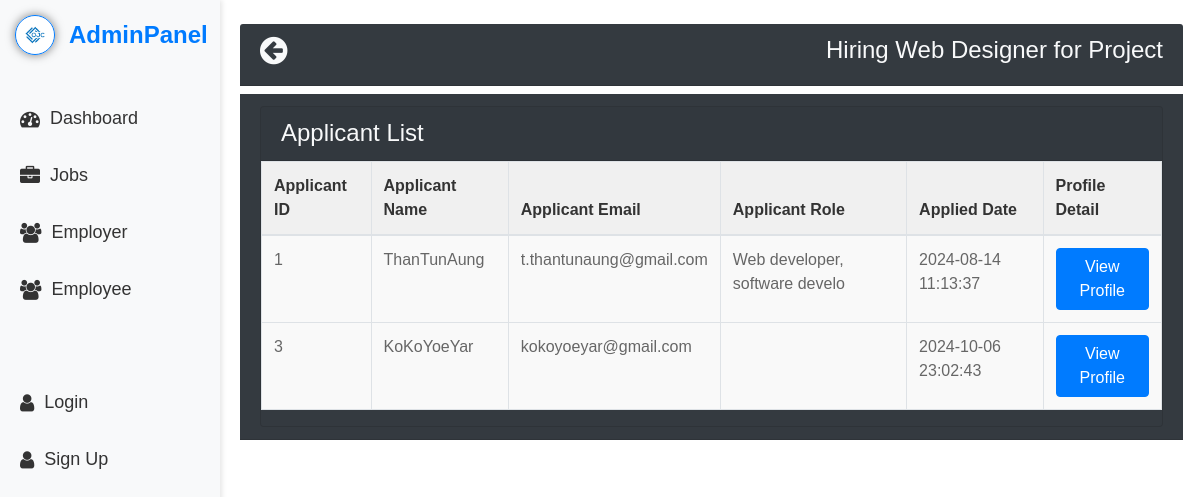
Before: /admins/applied_applicants.php?id=1&title=Hiring+Web+Designer+for+Project with the older database file.
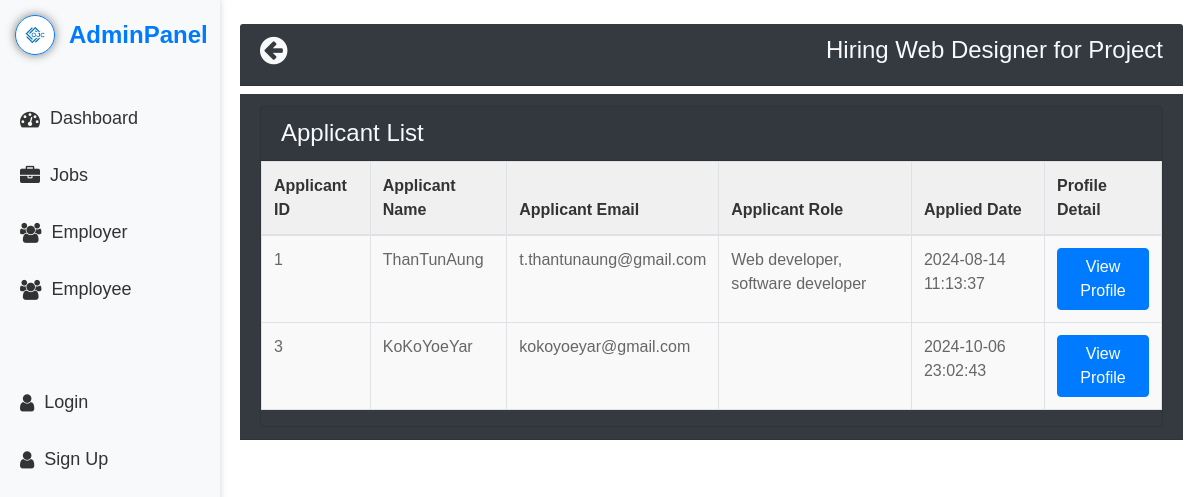
After: the same page with the newer database file.
### tables this page shows
CREATE TABLE `applied_jobs` (
  `id` int(11) NOT NULL,
  `employee_id` bigint(20) UNSIGNED NOT NULL,
  `job_id` int(11) NOT NULL,
  `application_date` datetime NOT NULL,
  `status` enum('applied','interviewing','offer','rejected','withdrawn') NOT NULL,
  `interview_date` datetime DEFAULT NULL,
  `interviewer` varchar(50) DEFAULT NULL,
  `notes` text DEFAULT NULL
);

CREATE TABLE `employees` (
  `id` bigint(20) UNSIGNED NOT NULL,
  `username` varchar(50) NOT NULL,
  `email` varchar(100) NOT NULL,
  `password` varchar(255) NOT NULL,
  `role` varchar(50) DEFAULT NULL,
  `phone` varchar(20) DEFAULT NULL,
  `address` varchar(100) DEFAULT NULL,
  `description` text DEFAULT NULL,
  `image` varchar(255) DEFAULT NULL,
  `created_at` timestamp NOT NULL DEFAULT current_timestamp()
);

### admins/applied_applicants.php (the view, shortened to what this page needs)
<?php
$db = new Database();
$conn = $db->getConnection();
$job_id = isset($_GET['id']) ? $_GET['id'] : null;
$job_title = isset($_GET['title']) ? $_GET['title'] : null;
$applied_query = "SELECT aj.application_date, j.id, j.job_title, ee.id as employee_id, ee.username as employee_name , ee.email as employee_email, ee.role as employee_role
    FROM applied_jobs aj
    JOIN jobs j ON aj.job_id = j.id
    JOIN employees ee ON ee.id = aj.employee_id
    JOIN employers e ON j.employer_id = e.id
    WHERE j.id = '$job_id'";
$applied_result = mysqli_query($conn, $applied_query);
$applied_data = array();
while ($row = mysqli_fetch_assoc($applied_result)) {
    $applied_data[] = $row;
}
?>
<?php include '../components/head_admin.php'; ?>
<body>
<?php include '../navbars/nav__admin.php'; ?>
<div class="content">
    <div class="container-fluid mt-4">
        <div class="row">
            <div class="col-md-12">
                <div class="d-flex justify-content-between align-items-center card-header bg-dark">
                    <h4>
                        <a href="jobs.php" class="text-light">
                        <i class="fa fa-arrow-circle-left fa-lg"></i>
                        </a>
                    </h4>
                    <h4 class="text-light">
                        <a href="detail_job.php?id=<?= $job_id ?>" class="job-listing-link">
                            <?= $job_title ?>
                        </a>
                    </h4>
                </div>
                <div class="d-flex justify-content-between align-items-center card-header bg-dark mt-2">
                    <section class="card bg-dark">
                    <h4 class="card-header text-light">Applicant List</h4>
                    <table id="" class="table table-bordered" style="width:100%">
                    <thead>
                        <tr>
                            <th>Applicant ID</th>
                            <th>Applicant Name</th>
                            <th>Applicant Email</th>
                            <th>Applicant Role</th>
                            <th>Applied Date</th>
                            <th>Profile Detail</th>
                        </tr>
                    </thead>
                    <tbody class="card-body">
                    <?php foreach ($applied_data as $data) { ?>
                        <tr>
                            <td><?php echo $data['employee_id']; ?></td>
                            <td><?php echo $data['employee_name']; ?></td>
                            <td><?php echo $data['employee_email']; ?></td>
                            <td><?php echo $data['employee_role']; ?></td>
                            <td><?php echo $data['application_date']; ?></td>
                            <td>
                                <center><a href="#" class="btn btn-primary" data-employee-id="<?php echo $data['employee_id']; ?>">View Profile</a></center>
                            </td>
                        </tr>
                    <?php } ?>
                    </tbody>
                    </table>
                    </section>
                </div>
            </div>
        </div>
    </div>
</div>
</body>
</html>

Changed rows visible on the page:
changed through a linked row, applied_jobs "ThanTunAung": employee.role "Web developer, software develo" → "Web developer, software developer"
